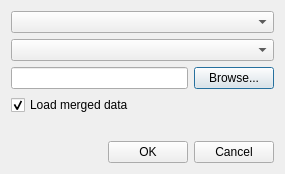
<?xml version="1.0" encoding="UTF-8"?>
<ui version="4.0">
 <class>Dialog</class>
 <widget class="QDialog" name="Dialog">
  <property name="geometry">
   <rect>
    <x>0</x>
    <y>0</y>
    <width>285</width>
    <height>174</height>
   </rect>
  </property>
  <property name="windowTitle">
   <string>Merge Data</string>
  </property>
  <layout class="QVBoxLayout" name="verticalLayout">
   <item>
    <widget class="QComboBox" name="A"/>
   </item>
   <item>
    <widget class="QComboBox" name="B"/>
   </item>
   <item>
    <layout class="QHBoxLayout" name="horizontalLayout">
     <item>
      <widget class="QLineEdit" name="savename"/>
     </item>
     <item>
      <widget class="QPushButton" name="browse">
       <property name="text">
        <string>Browse...</string>
       </property>
      </widget>
     </item>
    </layout>
   </item>
   <item>
    <layout class="QHBoxLayout" name="horizontalLayout_3">
     <item>
      <widget class="QCheckBox" name="keep">
       <property name="text">
        <string>Load merged data</string>
       </property>
       <property name="checked">
        <bool>true</bool>
       </property>
      </widget>
     </item>
     <item>
      <spacer name="horizontalSpacer_2">
       <property name="orientation">
        <enum>Qt::Horizontal</enum>
       </property>
       <property name="sizeHint" stdset="0">
        <size>
         <width>40</width>
         <height>20</height>
        </size>
       </property>
      </spacer>
     </item>
    </layout>
   </item>
   <item>
    <spacer name="verticalSpacer">
     <property name="orientation">
      <enum>Qt::Vertical</enum>
     </property>
     <property name="sizeHint" stdset="0">
      <size>
       <width>20</width>
       <height>11</height>
      </size>
     </property>
    </spacer>
   </item>
   <item>
    <layout class="QHBoxLayout" name="horizontalLayout_2">
     <item>
      <spacer name="horizontalSpacer">
       <property name="orientation">
        <enum>Qt::Horizontal</enum>
       </property>
       <property name="sizeHint" stdset="0">
        <size>
         <width>40</width>
         <height>20</height>
        </size>
       </property>
      </spacer>
     </item>
     <item>
      <widget class="QPushButton" name="ok_button">
       <property name="text">
        <string>OK</string>
       </property>
      </widget>
     </item>
     <item>
      <widget class="QPushButton" name="cancel_button">
       <property name="text">
        <string>Cancel</string>
       </property>
      </widget>
     </item>
    </layout>
   </item>
  </layout>
 </widget>
 <resources/>
 <connections>
  <connection>
   <sender>ok_button</sender>
   <signal>clicked()</signal>
   <receiver>Dialog</receiver>
   <slot>accept()</slot>
   <hints>
    <hint type="sourcelabel">
     <x>156</x>
     <y>152</y>
    </hint>
    <hint type="destinationlabel">
     <x>142</x>
     <y>86</y>
    </hint>
   </hints>
  </connection>
  <connection>
   <sender>cancel_button</sender>
   <signal>clicked()</signal>
   <receiver>Dialog</receiver>
   <slot>reject()</slot>
   <hints>
    <hint type="sourcelabel">
     <x>237</x>
     <y>152</y>
    </hint>
    <hint type="destinationlabel">
     <x>142</x>
     <y>86</y>
    </hint>
   </hints>
  </connection>
 </connections>
</ui>
